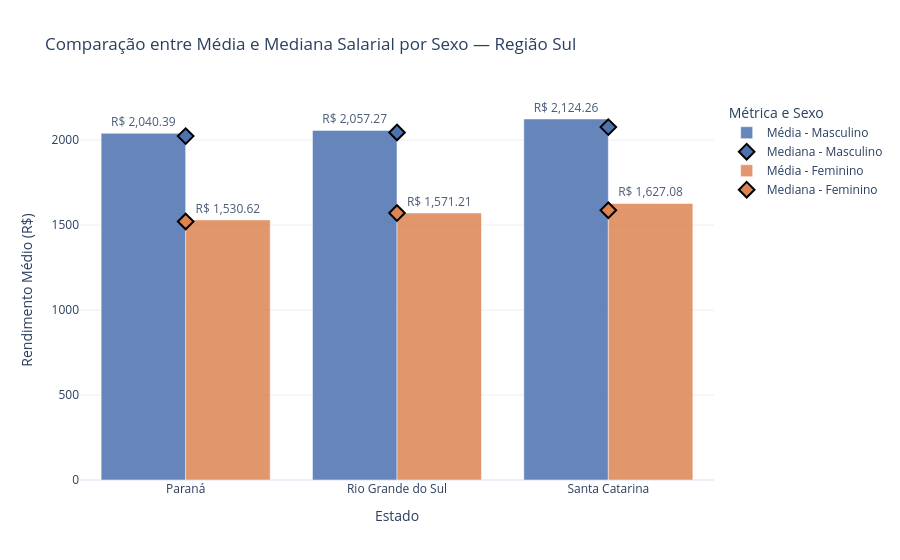

Notebook cell for this chart:
### Code cell
import pandas as pd
import plotly.express as px
import plotly.graph_objects as go

# 1. Carregar o arquivo disponível na GOLD
df_base = pd.read_csv(config.gold_dir / "gap_salarial_por_uf_sexo_idade.csv", encoding="utf-8")

# 2. Reestruturar os dados para o formato longo (melt) para facilitar os cálculos
df_salarios = df_base.melt(
    id_vars=['uf_nome', 'periodo'],
    value_vars=['salario_feminino', 'salario_masculino'],
    var_name='sexo',
    value_name='salario'
)

df_salarios['sexo'] = df_salarios['sexo'].map({
    'salario_feminino': 'Feminino',
    'salario_masculino': 'Masculino'
})

# 3. Calcular a Média e a Mediana por Estado e por Sexo
df_stats = df_salarios.groupby(['uf_nome', 'sexo'])['salario'].agg(['mean', 'median']).reset_index()
df_stats.columns = ['Estado', 'Sexo', 'Média (R$)', 'Mediana (R$)']

# Arredondar os valores para 2 casas decimais
df_stats['Média (R$)'] = df_stats['Média (R$)'].round(2)
df_stats['Mediana (R$)'] = df_stats['Mediana (R$)'].round(2)

# Calcular a diferença/distorção causada pelos salários altos
df_stats['Distorção (Média - Mediana)'] = (df_stats['Média (R$)'] - df_stats['Mediana (R$)']).round(2)

# 4. Exibir a tabela com o resumo analítico
print("=== Análise Estatística: Média vs. Mediana Salarial ===")
display(df_stats)

# 5. Criar um gráfico comparativo interativo usando Plotly Graph Objects
fig_comp = go.Figure()

# Adicionar as barras de Média
for sexo, cor in [('Masculino', '#4C72B0'), ('Feminino', '#DD8452')]:
    df_sub = df_stats[df_stats['Sexo'] == sexo]
    
    # Barras para a Média
    fig_comp.add_trace(go.Bar(
        name=f'Média - {sexo}',
        x=df_sub['Estado'],
        y=df_sub['Média (R$)'],
        marker_color=cor,
        opacity=0.85,
        text=df_sub['Média (R$)'].apply(lambda x: f"R$ {x:,.2f}"),
        textposition='outside'
    ))
    
    # Linhas/Pontos para marcar a Mediana e mostrar a diferença
    fig_comp.add_trace(go.Scatter(
        name=f'Mediana - {sexo}',
        x=df_sub['Estado'],
        y=df_sub['Mediana (R$)'],
        mode='markers',
        marker=dict(color=cor, size=12, symbol='diamond', line=dict(width=2, color='black')),
        hovertemplate="Estado: %{x}<br>Mediana: R$ %{y:,.2f}"
    ))

# 6. Ajustes de layout para apresentação acadêmica
fig_comp.update_layout(
    title="Comparação entre Média e Mediana Salarial por Sexo — Região Sul",
    xaxis_title="Estado",
    yaxis_title="Rendimento Médio (R$)",
    barmode='group',
    template="plotly_white",
    legend_title_text="Métrica e Sexo",
    hovermode="x unified"
)

fig_comp.show()

### Figure 1 — Plotly figure (JSON) as saved in the notebook; plotly's stock layout.template omitted (floating-point values rounded to 4 significant figures)
{"data": [{"marker": {"color": "#4C72B0"}, "name": "Média - Masculino", "opacity": 0.85, "text": ["R$ 2,040.39", "R$ 2,057.27", "R$ 2,124.26"], "textposition": "outside", "type": "bar", "x": ["Paraná", "Rio Grande do Sul", "Santa Catarina"], "y": [2040.0, 2057.0, 2124.0]}, {"hovertemplate": "Estado: %{x}<br>Mediana: R$ %{y:,.2f}", "marker": {"color": "#4C72B0", "line": {"color": "black", "width": 2}, "size": 12, "symbol": "diamond"}, "mode": "markers", "name": "Mediana - Masculino", "type": "scatter", "x": ["Paraná", "Rio Grande do Sul", "Santa Catarina"], "y": [2024.0, 2045.0, 2077.0]}, {"marker": {"color": "#DD8452"}, "name": "Média - Feminino", "opacity": 0.85, "text": ["R$ 1,530.62", "R$ 1,571.21", "R$ 1,627.08"], "textposition": "outside", "type": "bar", "x": ["Paraná", "Rio Grande do Sul", "Santa Catarina"], "y": [1531.0, 1571.0, 1627.0]}, {"hovertemplate": "Estado: %{x}<br>Mediana: R$ %{y:,.2f}", "marker": {"color": "#DD8452", "line": {"color": "black", "width": 2}, "size": 12, "symbol": "diamond"}, "mode": "markers", "name": "Mediana - Feminino", "type": "scatter", "x": ["Paraná", "Rio Grande do Sul", "Santa Catarina"], "y": [1521.0, 1571.0, 1587.0]}], "layout": {"barmode": "group", "hovermode": "x unified", "legend": {"title": {"text": "Métrica e Sexo"}}, "title": {"text": "Comparação entre Média e Mediana Salarial por Sexo — Região Sul"}, "xaxis": {"title": {"text": "Estado"}}, "yaxis": {"title": {"text": "Rendimento Médio (R$)"}}}}
